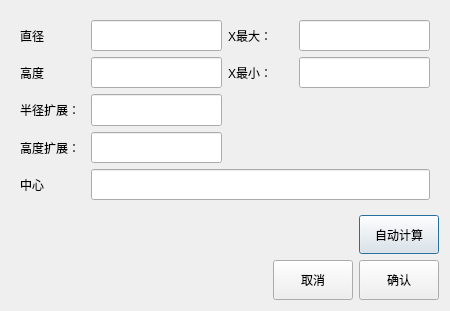
<?xml version="1.0" encoding="UTF-8"?>
<ui version="4.0">
 <class>BlankCylinderDlg</class>
 <widget class="QDialog" name="BlankCylinderDlg">
  <property name="geometry">
   <rect>
    <x>0</x>
    <y>0</y>
    <width>450</width>
    <height>311</height>
   </rect>
  </property>
  <property name="windowTitle">
   <string>Dialog</string>
  </property>
  <layout class="QVBoxLayout" name="verticalLayout" stretch="5,1,1">
   <item>
    <widget class="QWidget" name="widget" native="true">
     <layout class="QGridLayout" name="gridLayout_2" rowstretch="1,1,1,1,1" columnstretch="1,2,1,2">
      <item row="1" column="3">
       <widget class="QLineEdit" name="edXMin">
        <property name="sizePolicy">
         <sizepolicy hsizetype="Preferred" vsizetype="Preferred">
          <horstretch>0</horstretch>
          <verstretch>0</verstretch>
         </sizepolicy>
        </property>
       </widget>
      </item>
      <item row="0" column="0">
       <widget class="QLabel" name="label_12">
        <property name="text">
         <string>直径</string>
        </property>
       </widget>
      </item>
      <item row="0" column="1">
       <widget class="QLineEdit" name="edDia">
        <property name="sizePolicy">
         <sizepolicy hsizetype="Preferred" vsizetype="Preferred">
          <horstretch>0</horstretch>
          <verstretch>0</verstretch>
         </sizepolicy>
        </property>
       </widget>
      </item>
      <item row="2" column="1">
       <widget class="QLineEdit" name="edREx">
        <property name="sizePolicy">
         <sizepolicy hsizetype="Preferred" vsizetype="Preferred">
          <horstretch>0</horstretch>
          <verstretch>0</verstretch>
         </sizepolicy>
        </property>
       </widget>
      </item>
      <item row="1" column="0">
       <widget class="QLabel" name="label_10">
        <property name="text">
         <string>高度</string>
        </property>
       </widget>
      </item>
      <item row="0" column="3">
       <widget class="QLineEdit" name="edXMax">
        <property name="sizePolicy">
         <sizepolicy hsizetype="Preferred" vsizetype="Preferred">
          <horstretch>0</horstretch>
          <verstretch>0</verstretch>
         </sizepolicy>
        </property>
       </widget>
      </item>
      <item row="1" column="1">
       <widget class="QLineEdit" name="edHeight">
        <property name="sizePolicy">
         <sizepolicy hsizetype="Preferred" vsizetype="Preferred">
          <horstretch>0</horstretch>
          <verstretch>0</verstretch>
         </sizepolicy>
        </property>
        <property name="readOnly">
         <bool>true</bool>
        </property>
       </widget>
      </item>
      <item row="2" column="0">
       <widget class="QLabel" name="label_17">
        <property name="text">
         <string>半径扩展：</string>
        </property>
       </widget>
      </item>
      <item row="3" column="1">
       <widget class="QLineEdit" name="edHEx">
        <property name="sizePolicy">
         <sizepolicy hsizetype="Preferred" vsizetype="Preferred">
          <horstretch>0</horstretch>
          <verstretch>0</verstretch>
         </sizepolicy>
        </property>
        <property name="readOnly">
         <bool>false</bool>
        </property>
       </widget>
      </item>
      <item row="4" column="0">
       <widget class="QLabel" name="label_13">
        <property name="text">
         <string>中心</string>
        </property>
       </widget>
      </item>
      <item row="3" column="0">
       <widget class="QLabel" name="label_11">
        <property name="text">
         <string>高度扩展：</string>
        </property>
       </widget>
      </item>
      <item row="0" column="2">
       <widget class="QLabel" name="label_14">
        <property name="text">
         <string>X最大：</string>
        </property>
       </widget>
      </item>
      <item row="1" column="2">
       <widget class="QLabel" name="label_15">
        <property name="text">
         <string>X最小：</string>
        </property>
       </widget>
      </item>
      <item row="4" column="1" colspan="3">
       <widget class="QLineEdit" name="edCenter">
        <property name="sizePolicy">
         <sizepolicy hsizetype="Preferred" vsizetype="Preferred">
          <horstretch>0</horstretch>
          <verstretch>0</verstretch>
         </sizepolicy>
        </property>
        <property name="readOnly">
         <bool>true</bool>
        </property>
       </widget>
      </item>
     </layout>
    </widget>
   </item>
   <item>
    <layout class="QHBoxLayout" name="horizontalLayout_3">
     <item>
      <spacer name="horizontalSpacer">
       <property name="orientation">
        <enum>Qt::Horizontal</enum>
       </property>
       <property name="sizeHint" stdset="0">
        <size>
         <width>40</width>
         <height>20</height>
        </size>
       </property>
      </spacer>
     </item>
     <item>
      <widget class="QPushButton" name="btnAutoComput">
       <property name="sizePolicy">
        <sizepolicy hsizetype="Preferred" vsizetype="Preferred">
         <horstretch>0</horstretch>
         <verstretch>0</verstretch>
        </sizepolicy>
       </property>
       <property name="text">
        <string>自动计算</string>
       </property>
      </widget>
     </item>
    </layout>
   </item>
   <item>
    <layout class="QHBoxLayout" name="HLayoutbutton_2">
     <item>
      <spacer name="horizontalSpacer_3">
       <property name="orientation">
        <enum>Qt::Horizontal</enum>
       </property>
       <property name="sizeHint" stdset="0">
        <size>
         <width>40</width>
         <height>20</height>
        </size>
       </property>
      </spacer>
     </item>
     <item>
      <widget class="QPushButton" name="btnCancle">
       <property name="sizePolicy">
        <sizepolicy hsizetype="Preferred" vsizetype="Preferred">
         <horstretch>0</horstretch>
         <verstretch>0</verstretch>
        </sizepolicy>
       </property>
       <property name="text">
        <string>取消</string>
       </property>
      </widget>
     </item>
     <item>
      <widget class="QPushButton" name="btnOk">
       <property name="sizePolicy">
        <sizepolicy hsizetype="Preferred" vsizetype="Preferred">
         <horstretch>0</horstretch>
         <verstretch>0</verstretch>
        </sizepolicy>
       </property>
       <property name="text">
        <string>确认</string>
       </property>
      </widget>
     </item>
    </layout>
   </item>
  </layout>
 </widget>
 <resources/>
 <connections/>
</ui>
